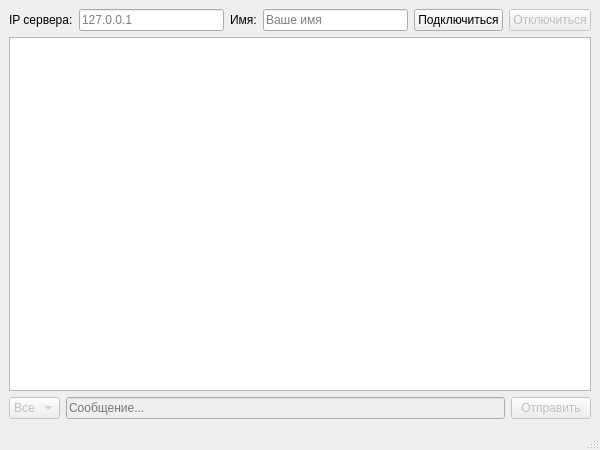
<?xml version="1.0" encoding="UTF-8"?>
<ui version="4.0">
  <class>MainWindow</class>
  <widget class="QMainWindow" name="MainWindow">
    <property name="geometry">
      <rect>
        <x>0</x>
        <y>0</y>
        <width>600</width>
        <height>450</height>
      </rect>
    </property>
    <property name="windowTitle">
      <string>Чат-клиент</string>
    </property>
    <widget class="QWidget" name="centralwidget">
      <layout class="QVBoxLayout" name="verticalLayout">
        <item>
          <layout class="QHBoxLayout" name="connectionLayout">
            <item>
              <widget class="QLabel" name="labelIp">
                <property name="text">
                  <string>IP сервера:</string>
                </property>
              </widget>
            </item>
            <item>
              <widget class="QLineEdit" name="ipLineEdit">
                <property name="placeholderText">
                  <string>127.0.0.1</string>
                </property>
              </widget>
            </item>
            <item>
              <widget class="QLabel" name="labelName">
                <property name="text">
                  <string>Имя:</string>
                </property>
              </widget>
            </item>
            <item>
              <widget class="QLineEdit" name="nameLineEdit">
                <property name="placeholderText">
                  <string>Ваше имя</string>
                </property>
              </widget>
            </item>
            <item>
              <widget class="QPushButton" name="connectButton">
                <property name="text">
                  <string>Подключиться</string>
                </property>
              </widget>
            </item>
            <item>
              <widget class="QPushButton" name="disconnectButton">
                <property name="enabled">
                  <bool>false</bool>
                </property>
                <property name="text">
                  <string>Отключиться</string>
                </property>
              </widget>
            </item>
          </layout>
        </item>
        <item>
          <widget class="QTextBrowser" name="chatBrowser">
            <property name="minimumSize">
              <size>
                <width>0</width>
                <height>200</height>
              </size>
            </property>
          </widget>
        </item>
        <item>
          <layout class="QHBoxLayout" name="messageLayout">
            <item>
              <widget class="QComboBox" name="userComboBox">
                <property name="enabled">
                  <bool>false</bool>
                </property>
                <item>
                  <property name="text">
                    <string>Все</string>
                  </property>
                </item>
              </widget>
            </item>
            <item>
              <widget class="QLineEdit" name="messageLineEdit">
                <property name="enabled">
                  <bool>false</bool>
                </property>
                <property name="placeholderText">
                  <string>Сообщение...</string>
                </property>
              </widget>
            </item>
            <item>
              <widget class="QPushButton" name="sendButton">
                <property name="enabled">
                  <bool>false</bool>
                </property>
                <property name="text">
                  <string>Отправить</string>
                </property>
              </widget>
            </item>
          </layout>
        </item>
      </layout>
    </widget>
    <widget class="QMenuBar" name="menubar">
      <property name="geometry">
        <rect>
          <x>0</x>
          <y>0</y>
          <width>600</width>
          <height>22</height>
        </rect>
      </property>
    </widget>
    <widget class="QStatusBar" name="statusbar"/>
  </widget>
  <resources/>
  <connections/>
</ui>
